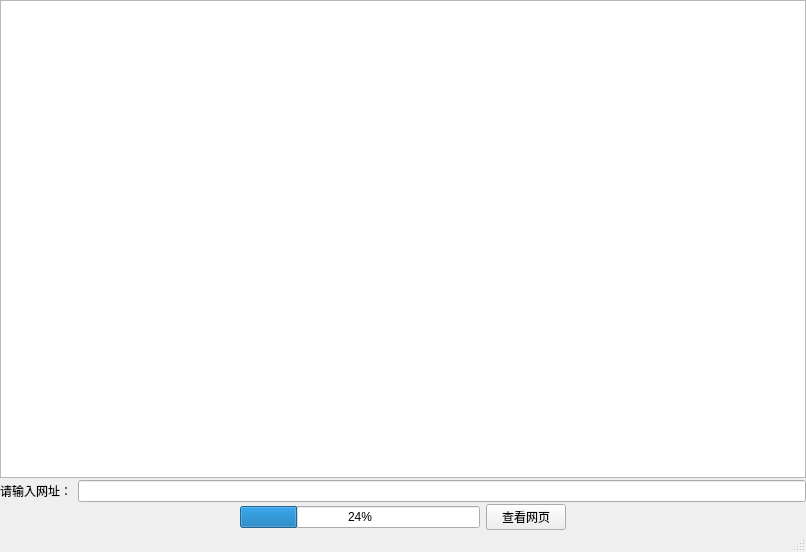
<?xml version="1.0" encoding="UTF-8"?>
<ui version="4.0">
 <class>MainWindow</class>
 <widget class="QMainWindow" name="MainWindow">
  <property name="geometry">
   <rect>
    <x>0</x>
    <y>0</y>
    <width>806</width>
    <height>552</height>
   </rect>
  </property>
  <property name="windowTitle">
   <string>MainWindow</string>
  </property>
  <widget class="QWidget" name="centralWidget">
   <layout class="QVBoxLayout" name="verticalLayout">
    <property name="spacing">
     <number>2</number>
    </property>
    <property name="leftMargin">
     <number>0</number>
    </property>
    <property name="topMargin">
     <number>0</number>
    </property>
    <property name="rightMargin">
     <number>0</number>
    </property>
    <property name="bottomMargin">
     <number>0</number>
    </property>
    <item>
     <widget class="QTextBrowser" name="textBrowser"/>
    </item>
    <item>
     <layout class="QHBoxLayout" name="horizontalLayout">
      <item>
       <widget class="QLabel" name="label">
        <property name="text">
         <string>请输入网址：</string>
        </property>
       </widget>
      </item>
      <item>
       <widget class="QLineEdit" name="lineEdit"/>
      </item>
     </layout>
    </item>
    <item>
     <layout class="QHBoxLayout" name="horizontalLayout_2">
      <item>
       <spacer name="horizontalSpacer">
        <property name="orientation">
         <enum>Qt::Horizontal</enum>
        </property>
        <property name="sizeHint" stdset="0">
         <size>
          <width>40</width>
          <height>20</height>
         </size>
        </property>
       </spacer>
      </item>
      <item>
       <widget class="QProgressBar" name="progressBar">
        <property name="value">
         <number>24</number>
        </property>
       </widget>
      </item>
      <item>
       <widget class="QPushButton" name="pushButton">
        <property name="text">
         <string>查看网页</string>
        </property>
       </widget>
      </item>
      <item>
       <spacer name="horizontalSpacer_2">
        <property name="orientation">
         <enum>Qt::Horizontal</enum>
        </property>
        <property name="sizeHint" stdset="0">
         <size>
          <width>40</width>
          <height>20</height>
         </size>
        </property>
       </spacer>
      </item>
     </layout>
    </item>
   </layout>
  </widget>
  <widget class="QMenuBar" name="menuBar">
   <property name="geometry">
    <rect>
     <x>0</x>
     <y>0</y>
     <width>806</width>
     <height>23</height>
    </rect>
   </property>
  </widget>
  <widget class="QStatusBar" name="statusBar"/>
 </widget>
 <layoutdefault spacing="6" margin="11"/>
 <resources/>
 <connections/>
</ui>
